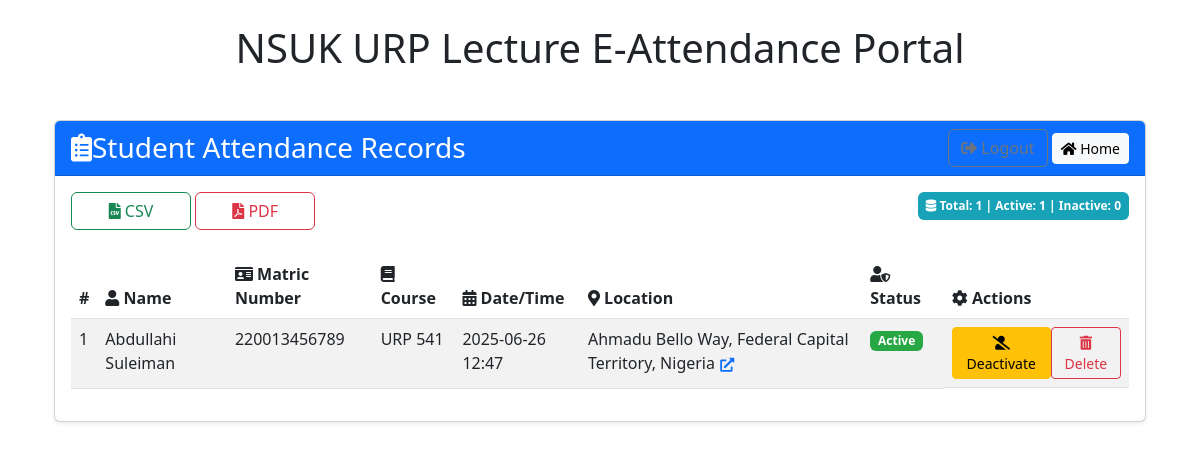
The page /records (signed in) on the database as committed earlier.
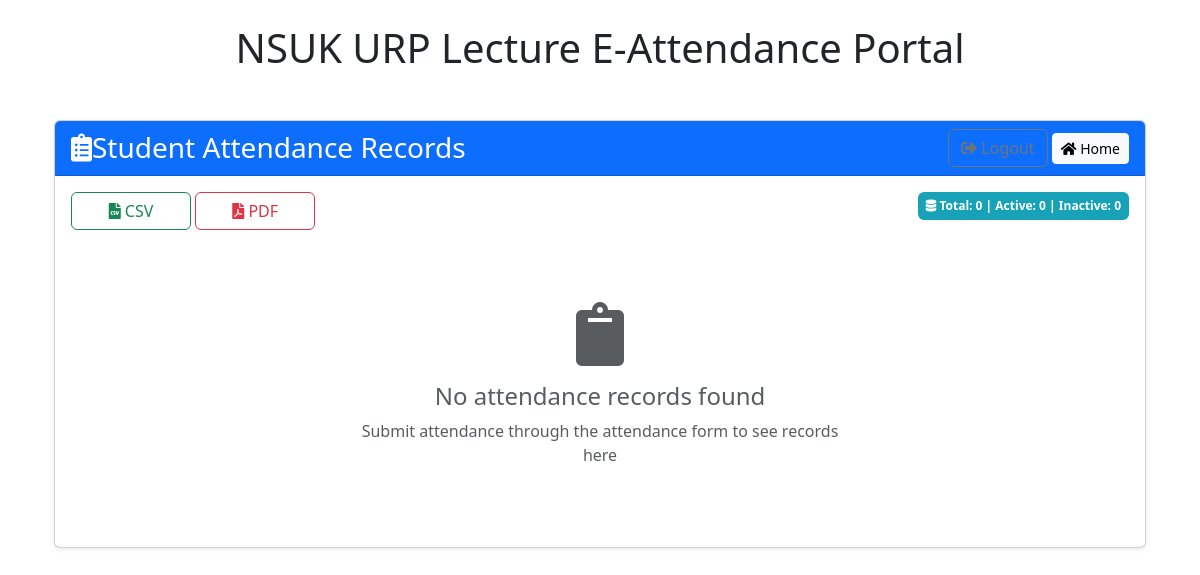
The same page on the database as committed later.
### app.py (models this page shows, shortened)
class StudentRecord(db.Model):
    id = db.Column(db.Integer, primary_key=True)
    name = db.Column(db.String(100), nullable=False)
    matric_no = db.Column(db.String(20), nullable=False, unique=True)
    course = db.Column(db.String(50), nullable=False)
    timestamp = db.Column(db.DateTime, nullable=False, default=datetime.now)
    active = db.Column(db.Boolean, default=True)
    latitude = db.Column(db.Float)
    longitude = db.Column(db.Float)
    accuracy = db.Column(db.Float)
    location_name = db.Column(db.String(200))

### app.py (the view)
@app.route('/records')
@login_required
def records():
    if current_user.role != 'lecturer':
        flash('You need lecturer privileges to access this page', 'danger')
        return redirect(url_for('index'))
    all_records = StudentRecord.query.order_by(StudentRecord.timestamp.desc()).all()
    active_count = StudentRecord.query.filter_by(active=True).count()
    inactive_count = StudentRecord.query.filter_by(active=False).count()
    records_with_location = []
    for record in all_records:
        location_data = {
            'latitude': record.latitude,
            'longitude': record.longitude,
            'accuracy': record.accuracy,
            'location_name': record.location_name
        }
        records_with_location.append((record, location_data))
    return render_template('records.html',
                         records=all_records,
                         records_with_location=records_with_location,
                         active_count=active_count,
                         inactive_count=inactive_count)

### app.py (called while the page is built)
@login_manager.user_loader
def load_user(user_id):
    user = User.query.get(int(user_id))
    if user and user.active:  # Use your existing active attribute
        return user
    return None

    @property
    def is_active(self):
        return self.active

### templates/records.html (shortened to what this page needs)
{% extends "base.html" %}
{% block content %}
<div class="container-fluid py-4">
    <div class="card shadow-sm">
        <div class="card-header bg-primary text-white">
            <div class="d-flex justify-content-between align-items-center">
                <h3 class="mb-0"><i class="fas fa-clipboard-list mr-2"></i>Student Attendance Records</h3>
                <div>
                    <a href="{{ url_for('logout') }}" class="btn btn-outline-secondary">
                        <i class="fas fa-sign-out-alt mr-1"></i> Logout
                    </a>
                    <a href="{{ url_for('index') }}" class="btn btn-light btn-sm ml-2">
                        <i class="fas fa-home mr-1"></i> Home
                    </a>
                </div>
            </div>
        </div>
        <div class="card-body">
            <div class="d-flex justify-content-between mb-4">
                <div class="export-buttons">
                    <a href="{{ url_for('download_all_csv') }}" class="btn btn-outline-success" id="exportCsvBtn">
                        <i class="fas fa-file-csv mr-1"></i> CSV
                    </a>
                    <a href="{{ url_for('download_all_pdf') }}" class="btn btn-outline-danger ml-2" id="exportPdfBtn">
                        <i class="fas fa-file-pdf mr-1"></i> PDF
                    </a>
                </div>
                <div class="record-count">
                    <span class="badge badge-info p-2">
                        <i class="fas fa-database mr-1"></i>
                        Total: {{ records|length }} | Active: {{ active_count }} | Inactive: {{ inactive_count }}
                    </span>
                </div>
            </div>
            {% if records %}
            <div class="table-responsive">
                <table class="table table-hover table-striped">
                    <thead class="thead-light">
                        <tr>
                            <th>#</th>
                            <th><i class="fas fa-user mr-1"></i> Name</th>
                            <th><i class="fas fa-id-card mr-1"></i> Matric Number</th>
                            <th><i class="fas fa-book mr-1"></i> Course</th>
                            <th><i class="fas fa-calendar-alt mr-1"></i> Date/Time</th>
                            <th><i class="fas fa-map-marker-alt mr-1"></i> Location</th>
                            <th><i class="fas fa-user-shield mr-1"></i> Status</th>
                            <th><i class="fas fa-cog mr-1"></i> Actions</th>
                        </tr>
                    </thead>
                    <tbody>
                        {% for record, location_data in records_with_location %}
                        <tr>
                            <td>{{ loop.index }}</td>
                            <td>{{ record.name }}</td>
                            <td>{{ record.matric_no }}</td>
                            <td>{{ record.course }}</td>
                            <td>
                                <span class="text-dark">
                                    {{ record.timestamp.strftime('%Y-%m-%d %H:%M') }}
                                </span>
                            </td>
                            <td>
                                {% if location_data.location_name %}
                                    {{ location_data.location_name }}
                                {% elif location_data.latitude and location_data.longitude %}
                                    {{ "%.6f, %.6f"|format(location_data.latitude, location_data.longitude) }}
                                {% else %}
                                    <span class="text-muted">N/A</span>
                                {% endif %}
                                {% if location_data.latitude and location_data.longitude %}
                                <a href="https://www.google.com/maps?q={{ location_data.latitude }},{{ location_data.longitude }}"
                                   target="_blank"
                                   class="btn btn-sm btn-link p-0 ml-1"
                                   data-toggle="tooltip"
                                   title="View on map">
                                    <i class="fas fa-external-link-alt"></i>
                                </a>
                                {% endif %}
                            </td>
                            <td>
                                <span class="badge {% if record.active %}badge-success{% else %}badge-danger{% endif %} status-badge" data-status="{{ 'active' if record.active else 'inactive' }}">
                                    {% if record.active %}Active{% else %}Inactive{% endif %}
                                </span>
                            </td>
                            <td class="d-flex">
                                <button class="btn btn-sm {% if record.active %}btn-warning{% else %}btn-success{% endif %} toggle-status mr-2"
                                        data-student-id="{{ record.id }}"
                                        data-current-status="{{ 'active' if record.active else 'inactive' }}">
                                    <i class="fas {% if record.active %}fa-user-slash{% else %}fa-user-check{% endif %}"></i>
                                    {% if record.active %}Deactivate{% else %}Activate{% endif %}
                                </button>
                                <button class="btn btn-sm btn-outline-danger delete-record"
                                        data-record-id="{{ record.id }}">
                                    <i class="fas fa-trash-alt"></i> Delete
                                </button>
                            </td>
                        </tr>
                        {% endfor %}
                    </tbody>
                </table>
            </div>
            {% else %}
            <div class="text-center py-5">
                <div class="empty-state">
                    <i class="fas fa-clipboard fa-4x text-muted mb-3"></i>
                    <h4 class="text-muted">No attendance records found</h4>
                    <p class="text-muted">Submit attendance through the attendance form to see records here</p>
                </div>
            </div>
            {% endif %}
        </div>
    </div>
</div>
{% endblock %}

### templates/base.html (shortened to what this page needs)
<!doctype html>
<html lang="en">
<head>
    <link rel="stylesheet" href="https://cdn.jsdelivr.net/npm/bootstrap@5.3.0/dist/css/bootstrap.min.css">
    <link rel="stylesheet" href="https://cdnjs.cloudflare.com/ajax/libs/font-awesome/5.15.4/css/all.min.css">
</head>
<body>
    <div class="container mt-4">
        <h1 class="mb-4 text-center">NSUK URP Lecture E-Attendance Portal</h1>
        {% block content %}{% endblock %}
    </div>
</body>
</html>

### templates/records.html (style rules this page uses)
.badge-info { background-color: #17a2b8; color: white; }
.empty-state { max-width: 500px; margin: 0 auto; }
.export-buttons .btn { min-width: 120px; }

Rows that differ between the two databases and show on the page:
removed StudentRecord: name "Abdullahi Suleiman", matric_no "220013456789", course "URP 541", timestamp "2025-06-26 12:47", location_name "Ahmadu Bello Way, Federal Capital Territory, Nigeria", active "Active"
Other text that changed with them:
{{ records|length }}: "1" → "0"
{{ active_count }}: "1" → "0"
text no longer shown: "# Name Matric Number Course Date/Time Location Status Actions"
text now shown: "No attendance records found Submit attendance through the attendance form to see records here"
